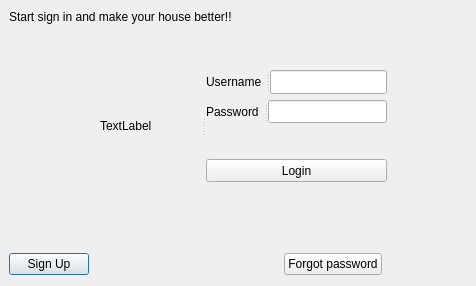
<?xml version="1.0" encoding="UTF-8"?>
<ui version="4.0">
 <class>loginDialog</class>
 <widget class="QDialog" name="loginDialog">
  <property name="geometry">
   <rect>
    <x>0</x>
    <y>0</y>
    <width>476</width>
    <height>286</height>
   </rect>
  </property>
  <property name="windowTitle">
   <string>Smart Home Management</string>
  </property>
  <widget class="QLabel" name="label_6">
   <property name="geometry">
    <rect>
     <x>318</x>
     <y>180</y>
     <width>16</width>
     <height>16</height>
    </rect>
   </property>
   <property name="text">
    <string/>
   </property>
  </widget>
  <widget class="QLabel" name="label_2">
   <property name="geometry">
    <rect>
     <x>9</x>
     <y>9</y>
     <width>222</width>
     <height>16</height>
    </rect>
   </property>
   <property name="text">
    <string>Start sign in and make your house better!!!</string>
   </property>
  </widget>
  <widget class="QLabel" name="label_7">
   <property name="geometry">
    <rect>
     <x>164</x>
     <y>120</y>
     <width>16</width>
     <height>16</height>
    </rect>
   </property>
   <property name="text">
    <string/>
   </property>
  </widget>
  <widget class="QWidget" name="">
   <property name="geometry">
    <rect>
     <x>9</x>
     <y>251</y>
     <width>373</width>
     <height>26</height>
    </rect>
   </property>
   <layout class="QHBoxLayout" name="horizontalLayout">
    <item>
     <widget class="QPushButton" name="pushButton_signup">
      <property name="text">
       <string>Sign Up</string>
      </property>
     </widget>
    </item>
    <item>
     <spacer name="horizontalSpacer">
      <property name="orientation">
       <enum>Qt::Horizontal</enum>
      </property>
      <property name="sizeHint" stdset="0">
       <size>
        <width>188</width>
        <height>20</height>
       </size>
      </property>
     </spacer>
    </item>
    <item>
     <widget class="QPushButton" name="pushButton_forgotpass">
      <property name="text">
       <string>Forgot password</string>
      </property>
     </widget>
    </item>
   </layout>
  </widget>
  <widget class="QSplitter" name="splitter_4">
   <property name="geometry">
    <rect>
     <x>100</x>
     <y>70</y>
     <width>287</width>
     <height>112</height>
    </rect>
   </property>
   <property name="orientation">
    <enum>Qt::Horizontal</enum>
   </property>
   <widget class="QWidget" name="">
    <layout class="QHBoxLayout" name="horizontalLayout_2">
     <item>
      <widget class="QLabel" name="label_logo_smarthome">
       <property name="text">
        <string>TextLabel</string>
       </property>
      </widget>
     </item>
     <item>
      <spacer name="horizontalSpacer_5">
       <property name="orientation">
        <enum>Qt::Horizontal</enum>
       </property>
       <property name="sizeHint" stdset="0">
        <size>
         <width>40</width>
         <height>20</height>
        </size>
       </property>
      </spacer>
     </item>
    </layout>
   </widget>
   <widget class="QWidget" name="">
    <layout class="QVBoxLayout" name="verticalLayout_3">
     <item>
      <layout class="QVBoxLayout" name="verticalLayout">
       <item>
        <widget class="QSplitter" name="splitter">
         <property name="orientation">
          <enum>Qt::Horizontal</enum>
         </property>
         <widget class="QLabel" name="label_3">
          <property name="text">
           <string>Username</string>
          </property>
         </widget>
         <widget class="QLineEdit" name="lineEdit_input_username"/>
        </widget>
       </item>
       <item>
        <widget class="QSplitter" name="splitter_3">
         <property name="orientation">
          <enum>Qt::Horizontal</enum>
         </property>
         <widget class="QLabel" name="label_4">
          <property name="text">
           <string>Password</string>
          </property>
         </widget>
         <widget class="QLineEdit" name="lineEdit_input_password"/>
        </widget>
       </item>
      </layout>
     </item>
     <item>
      <layout class="QVBoxLayout" name="verticalLayout_2">
       <item>
        <widget class="QSplitter" name="splitter_5">
         <property name="orientation">
          <enum>Qt::Horizontal</enum>
         </property>
         <widget class="QLabel" name="label_status_login_display">
          <property name="text">
           <string/>
          </property>
         </widget>
        </widget>
       </item>
       <item>
        <widget class="QSplitter" name="splitter_2">
         <property name="orientation">
          <enum>Qt::Horizontal</enum>
         </property>
         <widget class="QPushButton" name="pushButton_login">
          <property name="text">
           <string>Login</string>
          </property>
         </widget>
        </widget>
       </item>
      </layout>
     </item>
    </layout>
   </widget>
  </widget>
 </widget>
 <resources/>
 <connections/>
</ui>
